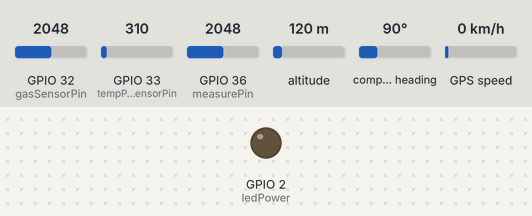
Recording of a sketch running on a simulated ESP32. Parts: output pins drawn as LEDs (lit = HIGH). The inputs (shaded band) are chosen by the test bench; at power-on: GPIO 32 (gasSensorPin) = 2048, GPIO 33 (tempPressureHumiditySensorPin) = 310, GPIO 36 (measurePin) = 2048, altitude 120 m, compass heading 90°, GPS speed 0 km/h. WiFi joins after 1.5 s; servers stay silent unless stated; the GPS gets a fix after 3 s at 37.7749, -122.4194 with 8 satellites; what the sketch prints to the serial monitor is not drawn.

Above: at 2.6 s.
At 4.6 s:
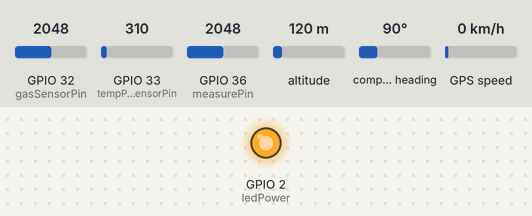
Timing chart, 0 to 6.1 s (numbered marks = the images above):
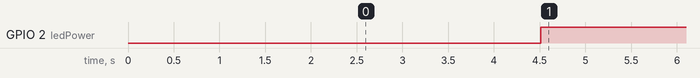

Measured:
- by itself, GPIO 2 (ledPower): LOW → HIGH at 4.5 s

The sketch:

AllSensorsWithServer.ino
```cpp
#include <WiFi.h>
#include <Adafruit_GPS.h>
#include <SoftwareSerial.h>

/*This code is designed to read values from various sensors (gas, temperature, pressure, humidity, GPS, air quality, dust, carbon monoxide) and send them to a server. The values that will be sent to the server include:

gasSensorValue: Analog reading from the gas sensor.
tempPressureHumiditySensorValue: Analog reading from the temperature, pressure, and humidity sensor.
GPS.latitudeDegrees: Latitude in degrees from the GPS sensor.
GPS.longitudeDegrees: Longitude in degrees from the GPS sensor.
dustDensity: Calculated dust density from the air quality and dust sensor.
ratio: Calculated ratio from the carbon monoxide sensor.
These values will be formatted into a JSON object and sent to the server in an HTTP POST request. The server needs to be set up to receive this data and store it in a database.*/

// WiFi settings
const char* ssid = "A";
const char* password = "@AlMonther0123E";
const char* serverAddress = "192.168.12.166";
const int serverPort = 3000;
WiFiClient client;

// Gas sensor settings
const int gasSensorPin = 32; // GPIO 32

// Temperature, pressure, and humidity sensor settings
const int tempPressureHumiditySensorPin = 33; // GPIO 33

// GPS settings
SoftwareSerial mySerial(3, 2);
Adafruit_GPS GPS(&mySerial);
char c;

// Air quality and dust sensor settings
int measurePin = A0;
int ledPower = 2;
int samplingTime = 280;
int deltaTime = 40;
int sleepTime = 9680;
float voMeasured = 0;
float calcVoltage = 0;
float dustDensity = 0;

// Carbon monoxide sensor settings
const int LED = 2;
const int DO = 8;
float R0 = 0.72;

void setup() {
  Serial.begin(9600);
  delay(10);

  // WiFi setup
  WiFi.begin(ssid, password);
  while (WiFi.status() != WL_CONNECTED) {
    delay(500);
    Serial.println("Connecting to WiFi...");
  }
  Serial.println("Connected to WiFi");

  // GPS setup
  GPS.begin(9600);
  GPS.sendCommand(PMTK_SET_NMEA_OUTPUT_RMCGGA);
  GPS.sendCommand(PMTK_SET_NMEA_UPDATE_1HZ);
  delay(1000);

  // Air quality and dust sensor setup
  pinMode(ledPower, OUTPUT);

  // Carbon monoxide sensor setup
  pinMode(LED, OUTPUT);
  pinMode(DO, INPUT);
}

void loop() {
  // Gas sensor reading
  int gasSensorValue = analogRead(gasSensorPin);

  // Temperature, pressure, and humidity sensor reading
  int tempPressureHumiditySensorValue = analogRead(tempPressureHumiditySensorPin);

  // GPS reading
  clearGPS();
  while (!GPS.newNMEAreceived()) {
    c = GPS.read();
  }
  GPS.parse(GPS.lastNMEA());

  // Air quality and dust sensor reading
  digitalWrite(ledPower, LOW);
  delayMicroseconds(samplingTime);
  voMeasured = analogRead(measurePin);
  delayMicroseconds(deltaTime);
  digitalWrite(ledPower, HIGH);
  delayMicroseconds(sleepTime);
  calcVoltage = voMeasured * (5.0 / 1024.0);
  dustDensity = 170 * calcVoltage - 0.1;

  // Carbon monoxide sensor reading
  int alarm = 0;
  float sensor_volt = ((float)analogRead(A0) / 1024) * 5.0;
  float RS_gas = (5.0 - sensor_volt) / sensor_volt;
  float ratio = RS_gas / R0;

  // Send data to server
  if (client.connect(serverAddress, serverPort)) {
    String jsonData = "{\"gasSensorValue\":" + String(gasSensorValue) + ",\"tempPressureHumiditySensorValue\":" + String(tempPressureHumiditySensorValue) + ",\"latitudeDegrees\":" + String(GPS.latitudeDegrees, 4) + ",\"longitudeDegrees\":" + String(GPS.longitudeDegrees, 4) + ",\"dustDensity\":" + String(dustDensity) + ",\"carbonMonoxideRatio\":" + String(ratio) + "}";
    String httpRequest = "POST /update HTTP/1.1\r\nHost: " + String(serverAddress) + "\r\nContent-Type: application/json\r\nContent-Length: " + String(jsonData.length()) + "\r\n\r\n" + jsonData;
    client.print(httpRequest);
    client.stop();
  } else {
    Serial.println("Connection failed");
  }

  delay(1000);
}

void clearGPS() {
  while (!GPS.newNMEAreceived()) {
    c = GPS.read();
  }
  GPS.parse(GPS.lastNMEA());

  while (!GPS.newNMEAreceived()) {
    c = GPS.read();
  }
  GPS.parse(GPS.lastNMEA());
}
```
